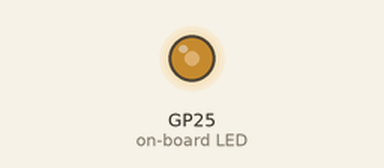
This program was run on a simulated Raspberry Pi Pico running MicroPython. Parts: output pins drawn as LEDs (lit = HIGH). What the program prints to the serial console is not drawn. At 0.0 s the program stops and its outputs stay as they are.

Above: at 0.1 s.
Timing chart, 0 to 1.5 s (numbered marks = the images above):
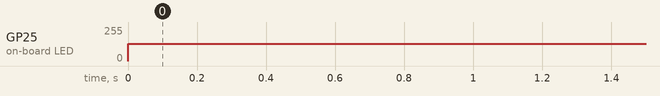

The program:

gallery.py
```python
import os
# import jpegdec
import badger2040

from global_constants import GALLERY_DIRECTORY

# REAMDE = """
# Images must be 296x128 pixel JPEGs

# Create a new "images" directory via Thonny, and upload your .jpg files there.
# """

REAMDE = """
Images must be 296x128 pixel with 1bit colour depth.
You can use examples/badger2040/image_converter/convert.py to convert them:
python3 convert.py --binary --resize image_file_1.png image_file_2.png image_file_3.png
Create a new "images" directory via Thonny, and upload the .bin files there.
"""

display = badger2040.Badger2040()
display.led(128)
display.update_speed(badger2040.UPDATE_NORMAL)

# jpeg = jpegdec.JPEG(display.display)

# Load gallery images
IMAGES = dict()
TOTAL_IMAGES = dict()
try:
    IMAGES = [
        f for f in os.listdir(f"/{GALLERY_DIRECTORY}") if f.endswith(".bin")
    ]
    TOTAL_IMAGES = len(IMAGES)
except OSError:
    print(f"No images directory found")
    pass

# Blank full size image to write to
full_image = bytearray(int(296 * 128 / 8))

# ------------------------------
#        Gallery functions
# ------------------------------

def show_image(index: int) -> None:

    if TOTAL_IMAGES == 0:
        print(f"No images found. No image will be printed")
        return

    index %= TOTAL_IMAGES
    # jpeg.open_file(f"{GALLERY_DIRECTORY}/{IMAGES[index]}".format(IMAGES[index]))
    open(f"{GALLERY_DIRECTORY}/{IMAGES[index]}", "r").readinto(full_image)

    display.image(full_image)
    display.update()
```

global_constants.py
```python
# Global Constants

import badger2040

BATTERY_TIMER = 20

WIDTH = badger2040.WIDTH
HEIGHT = badger2040.HEIGHT

# Asset directories
BADGE_DIRECTORY = "badges"
QR_CODE_DIRECTORY = "qrcodes"
GALLERY_DIRECTORY = "images"

# Battery voltage
# for e.g. 2xAAA batteries, try max 3.4 min 3.0
MAX_BATTERY_VOLTAGE = 4.0
MIN_BATTERY_VOLTAGE = 3.2
```

Measured:
- by itself, GP25 (on-board LED): 0/255 → 128/255 at 0.00 s
